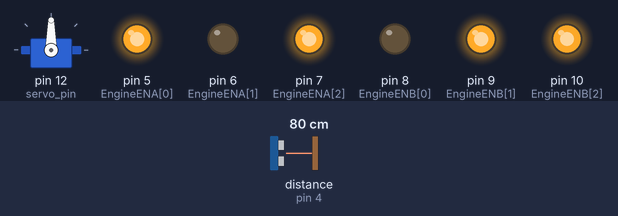
A sketch run on a simulated Arduino Uno, built with avr-gcc and run on an emulated ATmega328P. On the bench: servo, output pins drawn as LEDs (lit = HIGH). Wiring (inferred from the names in the program): ultrasonic range finder: trigger pin 3; echo pin 4. Inputs (shaded band) come from the test bench; at power-on: distance to the obstacle (sensor on pin 4) 80 cm. The echo pulse lasts 58.3 µs per cm; pins used as bus, display or sensor lines are not drawn.

Above: at 1.2 s.
1.3 s: distance to the obstacle (sensor on pin 4) set to 18 cm
2.8 s: distance to the obstacle (sensor on pin 4) set to 15 cm
At 3.7 s:
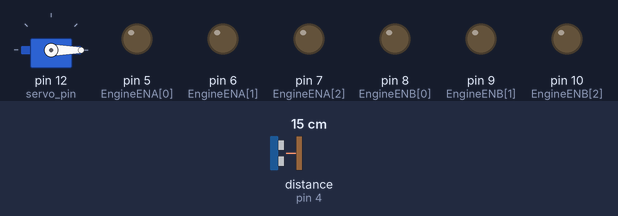
5.8 s: distance to the obstacle (sensor on pin 4) set to 2 cm
At 7.5 s:
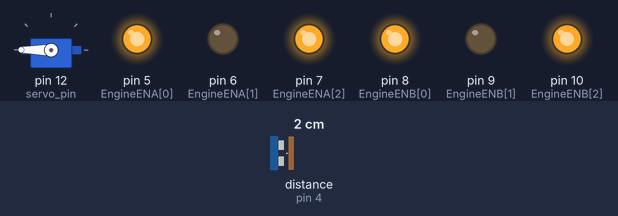
8.8 s: distance to the obstacle (sensor on pin 4) set to 4 cm
At 11.7 s:
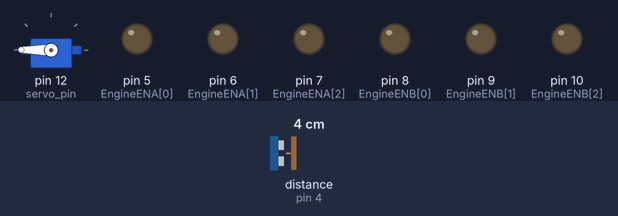
11.8 s: distance to the obstacle (sensor on pin 4) set to 9 cm
At 13.0 s:
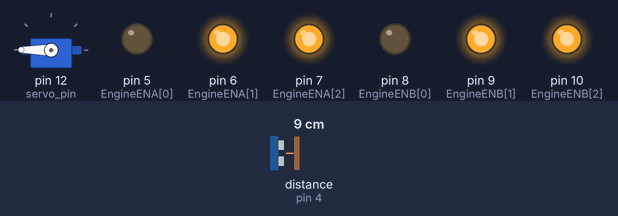
14.6 s: distance to the obstacle (sensor on pin 4) set to 35 cm
At 16.9 s:
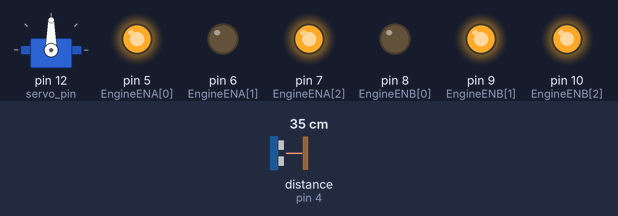
Timing chart, 0 to 18.4 s (numbered marks = the images above; inputs shaded):
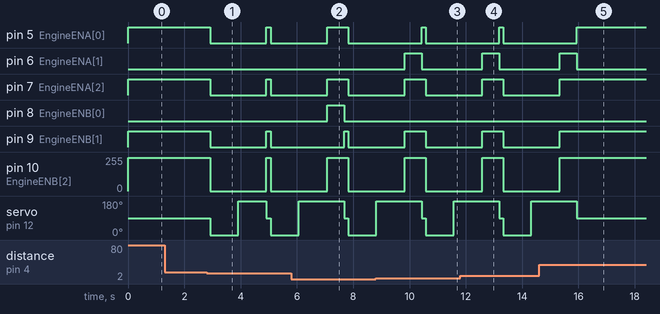

Measured:
- the behaviour switches between 17 and 16 cm on distance to the obstacle (sensor on pin 4) (found by bisection; images 0 and 1)
- after the input at 1.3 s, every drawn part: stays the same
- after the input at 2.8 s, pin 5 (EngineENA[0]), pin 7 (EngineENA[2]): HIGH → LOW after 0.12 s, → HIGH 2.0 s later, → LOW 0.15 s later
- after the input at 5.8 s, pin 8 (EngineENB[0]): LOW → HIGH after 1.3 s, → LOW 0.60 s later
- after the input at 8.8 s, pin 6 (EngineENA[1]): LOW → HIGH after 1.0 s, → LOW 0.60 s later
- after the input at 11.8 s, pin 6 (EngineENA[1]): LOW → HIGH after 0.78 s, → LOW 0.60 s later
- after the input at 14.6 s, pin 6 (EngineENA[1]): LOW → HIGH after 0.73 s, → LOW 0.60 s later; pin 7 (EngineENA[2]), pin 9 (EngineENB[1]): goes on until 15.3 s, then stays HIGH; pin 10 (EngineENB[2]): goes on until 15.3 s, then stays 250/255

The sketch:

arduino-reo.ino
```cpp
#include <Servo.h>

// Servo
Servo servoEngine;
const int servo_pin = 12;

// Engine 1 ------------ {IN3, IN4, ENB}
const int EngineENA[3] = {5, 6, 7};

// Engine 2 ------------ {IN3, IN4, ENB}
const int EngineENB[3] = {8, 9, 10};

// Sensor SR04
const int SR04_trigger = 3;
const int SR04_echo = 4;

// Minimum viewing distance
const int min_distance = 15;

void setup() {
  Serial.begin(9600);

  servoEngine.attach(servo_pin);

  pinMode(SR04_trigger, OUTPUT);
  pinMode(SR04_echo, INPUT);
  digitalWrite(SR04_trigger, LOW);

  for (int i = 0; i <= 2; i++){
    pinMode(EngineENA[i], OUTPUT);
    pinMode(EngineENB[i], OUTPUT);
  }
}

void loop() {
  servoEngine.write(90);
  int get_distance = getDistance();

  if (get_distance <= min_distance) {
    stop();
    Scan(0);
    int r = getDistance();
    delay(500);

    Scan(180);
    int l = getDistance();
    delay(500);

    if (r > l) { moveTurnRight(); }

    if (r < l) { moveTurnLeft(); }

    //if (r == l) { moveBackward(); }

    stop();
    servoEngine.write(90);
  }
  moveForward();
  delay(150);
}

int getDistance(){
  long distance;
  long time;

  digitalWrite(SR04_trigger, HIGH);
  delayMicroseconds(10);
  digitalWrite(SR04_trigger, LOW);

  time = pulseIn(SR04_echo, HIGH);
  distance = time / 59;

  return distance;
}

void Scan(int To){
  servoEngine.write(To);
  delay(500);
}

void moveEngineA(int state, int speed) {
  switch(state){
    case 1: // reverse
      digitalWrite(EngineENA[0], LOW);
      digitalWrite(EngineENA[1], HIGH);
      analogWrite(EngineENA[2], speed);
      break;
    case 2: // stop
      digitalWrite(EngineENA[0], LOW);
      digitalWrite(EngineENA[1], LOW);
      analogWrite(EngineENA[2], 0);
      break;
    default: //advance
      digitalWrite(EngineENA[0], HIGH);
      digitalWrite(EngineENA[1], LOW);
      analogWrite(EngineENA[2], speed);
      break;
  }
}

void moveEngineB(int state, int speed) {
  switch(state){
    case 1: // reverse
      digitalWrite(EngineENB[0], HIGH);
      digitalWrite(EngineENB[1], LOW);
      analogWrite(EngineENB[2], speed);
      break;
    case 2: // stop
      digitalWrite(EngineENB[0], LOW);
      digitalWrite(EngineENB[1], LOW);
      analogWrite(EngineENB[2], 0);
      break;
    default: // advance
      digitalWrite(EngineENB[0], LOW);
      digitalWrite(EngineENB[1], HIGH);
      analogWrite(EngineENB[2], speed);
      break;
  }
}

void moveForward(){
  moveEngineA(0, 250);
  moveEngineB(0, 250);
}

void moveTurnRight(){
  for (int i = 0; i < 3; i++){
    moveEngineA(0, 250);
    moveEngineB(1, 250);
    delay(200);
  }
}

void moveTurnLeft(){
  for (int i = 0; i < 3; i++){
    moveEngineA(1, 250);
    moveEngineB(0, 250);
    delay(200);
  }
}

void stop(){
  moveEngineA(2, 0);
  moveEngineB(2, 0);
}
```
